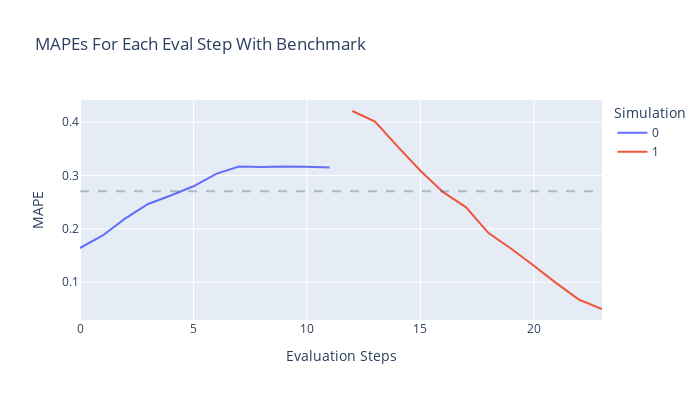

Source (notebook cell):
### Markdown cell above
## MAPES

### Code cell
fig = evaluator.plot_mapes(run=0)
fig.update_layout(width=700, height=400)
fig

### Figure 1 — Plotly figure (JSON) as saved in the notebook; plotly's stock layout.template omitted (floating-point values rounded to 4 significant figures)
{"data": [{"hovertemplate": "sim=0<br>evalstep=%{x}<br>mape=%{y}<extra></extra>", "legendgroup": "0", "line": {"color": "#636efa", "dash": "solid"}, "marker": {"symbol": "circle"}, "mode": "lines", "name": "0", "orientation": "v", "showlegend": true, "type": "scatter", "x": [0, 1, 2, 3, 4, 5, 6, 7, 8, 9, 10, 11], "xaxis": "x", "y": [0.164, 0.1875, 0.2197, 0.2465, 0.2624, 0.2797, 0.3031, 0.3166, 0.3159, 0.3168, 0.3163, 0.3149], "yaxis": "y"}, {"hovertemplate": "sim=1<br>evalstep=%{x}<br>mape=%{y}<extra></extra>", "legendgroup": "1", "line": {"color": "#EF553B", "dash": "solid"}, "marker": {"symbol": "circle"}, "mode": "lines", "name": "1", "orientation": "v", "showlegend": true, "type": "scatter", "x": [12, 13, 14, 15, 16, 17, 18, 19, 20, 21, 22, 23], "xaxis": "x", "y": [0.4208, 0.401, 0.3541, 0.3089, 0.2687, 0.2407, 0.192, 0.1625, 0.1309, 0.09775, 0.06701, 0.04973], "yaxis": "y"}], "layout": {"height": 400, "legend": {"title": {"text": "Simulation"}, "tracegroupgap": 0}, "shapes": [{"line": {"dash": "dash", "width": 2}, "opacity": 0.3, "type": "line", "x0": 0, "x1": 1, "xref": "x domain", "y0": 0.2703, "y1": 0.2703, "yref": "y"}], "title": {"text": "MAPEs For Each Eval Step With Benchmark"}, "width": 700, "xaxis": {"anchor": "y", "domain": [0, 1], "title": {"text": "Evaluation Steps"}}, "yaxis": {"anchor": "x", "domain": [0, 1], "title": {"text": "MAPE"}}}}
